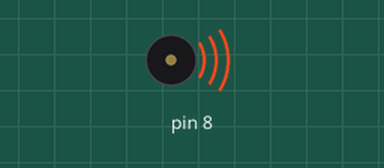
Recording of a sketch running on a simulated Arduino Uno, built with avr-gcc and run on an emulated ATmega328P. Shown: buzzer (waves = sounding).

Above: at 0.1 s.
At 4.0 s:
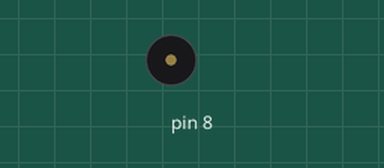
Timing chart, 0 to 5.5 s (numbered marks = the images above):
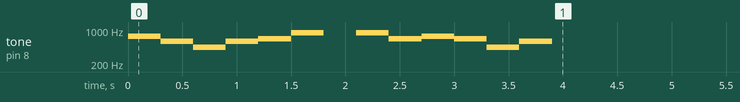

The sketch:

FAMILYMART_BGM.ino
```cpp
void setup() {
  tone(8,740,300);
  delay(300);
  tone(8,587,300);
  delay(300);
  tone(8,440,300);
  delay(300);
  tone(8,587,300);
  delay(300);
  tone(8,659,300);
  delay(300);
  tone(8,880,300);
  delay(600);
  tone(8,880,300);
  delay(300);
  tone(8,659,300);
  delay(300);
  tone(8,740,300);
  delay(300);
  tone(8,659,300);
  delay(300);
  tone(8,440,300);
  delay(300);
  tone(8,587,300);
  delay(600);
  delay(2000);
}
void loop() {
}
```
